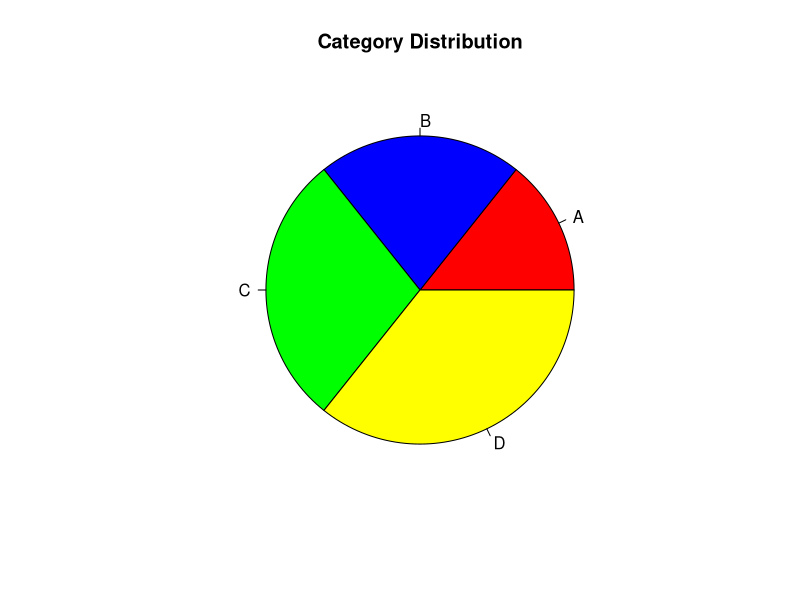

Reproduce this figure in R.
# Categories and values
categories <- c("A", "B", "C", "D")
values <- c(10, 15, 20, 25)

# Create pie chart
pie(values,
    labels = categories,
    col = c("red", "blue", "green", "yellow"),
    main = "Category Distribution")
